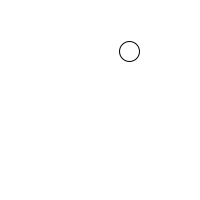
Frame 1 (no input)
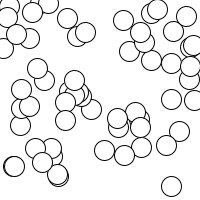
Frame 60 (the mouse pressed at the canvas centre just before this capture)
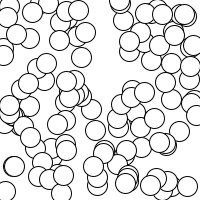
Frame 120 (the mouse held since frame 60 and released just before this capture)

The Processing sketch that drew these frames (run headless with seeded random() and noise(); from frame 60 on, the mouse is pressed at the canvas centre):

// Processing sketch: random_dots
// ── random_dots.pde

float x;
float y;

void setup() {
  size(200,200);
  background(255);
}

void draw() {
  x = random(0,200);
  y = random(0,200); 

  ellipse(x,y,20,20);
}
